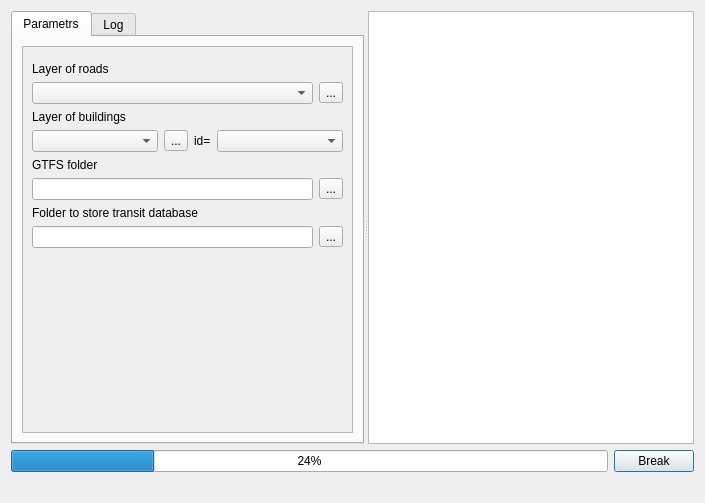
<?xml version="1.0" encoding="UTF-8"?>
<ui version="4.0">
 <class>Dialog</class>
 <widget class="QDialog" name="Dialog">
  <property name="windowModality">
   <enum>Qt::NonModal</enum>
  </property>
  <property name="geometry">
   <rect>
    <x>0</x>
    <y>0</y>
    <width>705</width>
    <height>503</height>
   </rect>
  </property>
  <property name="sizePolicy">
   <sizepolicy hsizetype="Maximum" vsizetype="Preferred">
    <horstretch>0</horstretch>
    <verstretch>0</verstretch>
   </sizepolicy>
  </property>
  <property name="windowTitle">
   <string>Dialog</string>
  </property>
  <property name="modal">
   <bool>false</bool>
  </property>
  <layout class="QVBoxLayout" name="verticalLayout">
   <property name="sizeConstraint">
    <enum>QLayout::SetDefaultConstraint</enum>
   </property>
   <item>
    <widget class="QSplitter" name="splitter">
     <property name="orientation">
      <enum>Qt::Horizontal</enum>
     </property>
     <widget class="QTabWidget" name="tabWidget">
      <property name="sizePolicy">
       <sizepolicy hsizetype="Preferred" vsizetype="Preferred">
        <horstretch>0</horstretch>
        <verstretch>0</verstretch>
       </sizepolicy>
      </property>
      <property name="currentIndex">
       <number>0</number>
      </property>
      <property name="usesScrollButtons">
       <bool>true</bool>
      </property>
      <property name="tabsClosable">
       <bool>false</bool>
      </property>
      <widget class="QWidget" name="tab">
       <property name="sizePolicy">
        <sizepolicy hsizetype="Preferred" vsizetype="Preferred">
         <horstretch>0</horstretch>
         <verstretch>0</verstretch>
        </sizepolicy>
       </property>
       <attribute name="title">
        <string>Parametrs</string>
       </attribute>
       <layout class="QHBoxLayout" name="horizontalLayout">
        <property name="sizeConstraint">
         <enum>QLayout::SetDefaultConstraint</enum>
        </property>
        <item>
         <widget class="QScrollArea" name="scrollArea">
          <property name="sizePolicy">
           <sizepolicy hsizetype="Preferred" vsizetype="Preferred">
            <horstretch>0</horstretch>
            <verstretch>0</verstretch>
           </sizepolicy>
          </property>
          <property name="layoutDirection">
           <enum>Qt::LeftToRight</enum>
          </property>
          <property name="widgetResizable">
           <bool>true</bool>
          </property>
          <widget class="QWidget" name="scrollAreaWidgetContents_2">
           <property name="geometry">
            <rect>
             <x>0</x>
             <y>0</y>
             <width>330</width>
             <height>221</height>
            </rect>
           </property>
           <property name="sizePolicy">
            <sizepolicy hsizetype="Preferred" vsizetype="Preferred">
             <horstretch>0</horstretch>
             <verstretch>0</verstretch>
            </sizepolicy>
           </property>
           <layout class="QVBoxLayout" name="verticalLayout_2">
            <property name="sizeConstraint">
             <enum>QLayout::SetDefaultConstraint</enum>
            </property>
            <item>
             <layout class="QFormLayout" name="formLayout">
              <item row="0" column="0">
               <layout class="QVBoxLayout" name="verticalLayout_4"/>
              </item>
              <item row="2" column="0" colspan="2">
               <layout class="QHBoxLayout" name="horizontalLayout_5">
                <item>
                 <widget class="QComboBox" name="cbRoads"/>
                </item>
                <item>
                 <widget class="QToolButton" name="toolButtonRoads">
                  <property name="text">
                   <string>...</string>
                  </property>
                 </widget>
                </item>
               </layout>
              </item>
              <item row="5" column="0">
               <widget class="QLabel" name="label_2">
                <property name="text">
                 <string>Layer of buildings</string>
                </property>
               </widget>
              </item>
              <item row="6" column="0" colspan="2">
               <layout class="QHBoxLayout" name="horizontalLayout_6">
                <item>
                 <widget class="QComboBox" name="cmbLayers">
                  <property name="sizePolicy">
                   <sizepolicy hsizetype="Preferred" vsizetype="Maximum">
                    <horstretch>0</horstretch>
                    <verstretch>0</verstretch>
                   </sizepolicy>
                  </property>
                  <property name="mouseTracking">
                   <bool>false</bool>
                  </property>
                 </widget>
                </item>
                <item>
                 <widget class="QToolButton" name="toolButtonBuildings">
                  <property name="text">
                   <string>...</string>
                  </property>
                 </widget>
                </item>
                <item>
                 <widget class="QLabel" name="label_5">
                  <property name="sizePolicy">
                   <sizepolicy hsizetype="Fixed" vsizetype="Preferred">
                    <horstretch>0</horstretch>
                    <verstretch>0</verstretch>
                   </sizepolicy>
                  </property>
                  <property name="text">
                   <string>id=</string>
                  </property>
                 </widget>
                </item>
                <item>
                 <widget class="QComboBox" name="cmbLayers_fields"/>
                </item>
               </layout>
              </item>
              <item row="7" column="0">
               <widget class="QLabel" name="label_4">
                <property name="text">
                 <string>GTFS folder</string>
                </property>
               </widget>
              </item>
              <item row="8" column="0" colspan="2">
               <layout class="QHBoxLayout" name="horizontalLayout_3">
                <item>
                 <widget class="QLineEdit" name="txtPathToGTFS">
                  <property name="sizePolicy">
                   <sizepolicy hsizetype="Expanding" vsizetype="Maximum">
                    <horstretch>0</horstretch>
                    <verstretch>0</verstretch>
                   </sizepolicy>
                  </property>
                  <property name="baseSize">
                   <size>
                    <width>16</width>
                    <height>0</height>
                   </size>
                  </property>
                 </widget>
                </item>
                <item>
                 <widget class="QToolButton" name="toolButton_GTFS">
                  <property name="text">
                   <string>...</string>
                  </property>
                 </widget>
                </item>
               </layout>
              </item>
              <item row="9" column="0">
               <widget class="QLabel" name="label">
                <property name="text">
                 <string>Folder to store transit database</string>
                </property>
               </widget>
              </item>
              <item row="10" column="0" colspan="2">
               <layout class="QHBoxLayout" name="horizontalLayout_4">
                <item>
                 <widget class="QLineEdit" name="txtPathToProtocols">
                  <property name="sizePolicy">
                   <sizepolicy hsizetype="Expanding" vsizetype="Maximum">
                    <horstretch>0</horstretch>
                    <verstretch>0</verstretch>
                   </sizepolicy>
                  </property>
                  <property name="baseSize">
                   <size>
                    <width>16</width>
                    <height>0</height>
                   </size>
                  </property>
                 </widget>
                </item>
                <item>
                 <widget class="QToolButton" name="toolButton_protocol">
                  <property name="text">
                   <string>...</string>
                  </property>
                 </widget>
                </item>
               </layout>
              </item>
              <item row="1" column="0">
               <widget class="QLabel" name="label_6">
                <property name="text">
                 <string>Layer of roads</string>
                </property>
               </widget>
              </item>
             </layout>
            </item>
           </layout>
          </widget>
         </widget>
        </item>
       </layout>
      </widget>
      <widget class="QWidget" name="tab_2">
       <attribute name="title">
        <string>Log</string>
       </attribute>
       <layout class="QVBoxLayout" name="verticalLayout_3">
        <item>
         <widget class="QTextBrowser" name="textLog"/>
        </item>
       </layout>
      </widget>
     </widget>
     <widget class="QPlainTextEdit" name="textInfo">
      <property name="readOnly">
       <bool>true</bool>
      </property>
     </widget>
    </widget>
   </item>
   <item>
    <layout class="QHBoxLayout" name="horizontalLayout_2">
     <item>
      <widget class="QProgressBar" name="progressBar">
       <property name="value">
        <number>24</number>
       </property>
      </widget>
     </item>
     <item>
      <widget class="QPushButton" name="btnBreakOn">
       <property name="text">
        <string>Break</string>
       </property>
      </widget>
     </item>
    </layout>
   </item>
   <item>
    <layout class="QHBoxLayout" name="horizontalLayout_4">
     <item>
      <widget class="QLabel" name="lblMessages">
       <property name="sizePolicy">
        <sizepolicy hsizetype="Minimum" vsizetype="Minimum">
         <horstretch>0</horstretch>
         <verstretch>0</verstretch>
        </sizepolicy>
       </property>
       <property name="lineWidth">
        <number>0</number>
       </property>
       <property name="text">
        <string/>
       </property>
      </widget>
     </item>
     <item alignment="Qt::AlignRight">
      <widget class="QDialogButtonBox" name="buttonBox">
       <property name="standardButtons">
        <set>QDialogButtonBox::NoButton</set>
       </property>
       <property name="centerButtons">
        <bool>true</bool>
       </property>
      </widget>
     </item>
    </layout>
   </item>
  </layout>
 </widget>
 <tabstops>
  <tabstop>textInfo</tabstop>
  <tabstop>tabWidget</tabstop>
  <tabstop>btnBreakOn</tabstop>
  <tabstop>textLog</tabstop>
 </tabstops>
 <resources/>
 <connections/>
</ui>
